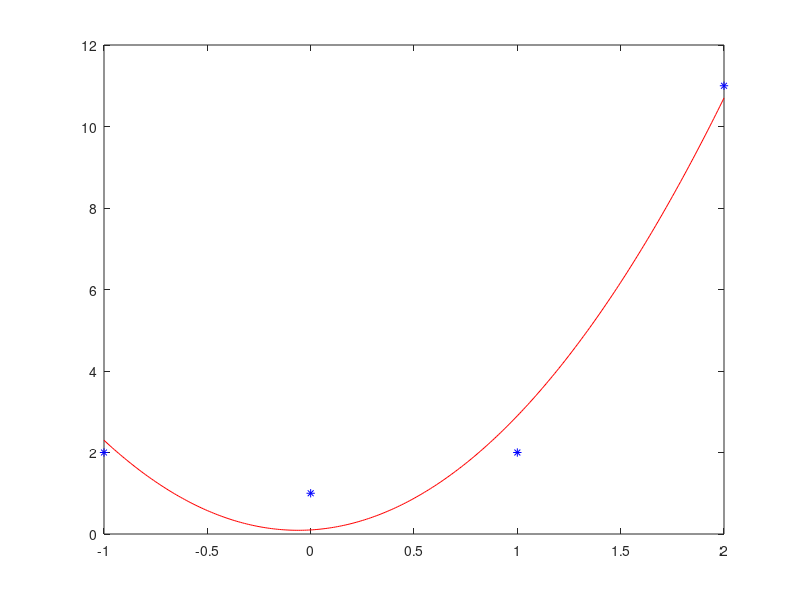

Source code (MATLAB):
X=[-1 0 1 2];
Y=[2 1 2 11];

% a)
media_x = mean(X)
media_y = mean(Y)

% b)
dispersia_x = var(X)
dispersia_y = var(Y)

% c)
covarianta = cov(X,Y)

% d)
coef_cor= corrcoef(X,Y)
coef_corelatie = coef_cor(1,2)

% e)
plot(X, Y, 'b*')
hold on
p = polyfit(X, Y, 2)
fprintf('y=%6.3f x2 + %6.3f x + %6.3f \n', p(1), p(2), p(3));

% f)
a = min(X) : 0.01 : max(X);
b = p(1) * a.^2 + p(2)*a + p(3);
plot(a, b, 'r-')
val=polyval(p, 2.5);
fprintf('Valorile prognozate: y(2.5)=%6.4f\n', val);
val=polyval(p,3);
fprintf('si y(3)=%6.4f\n', val);